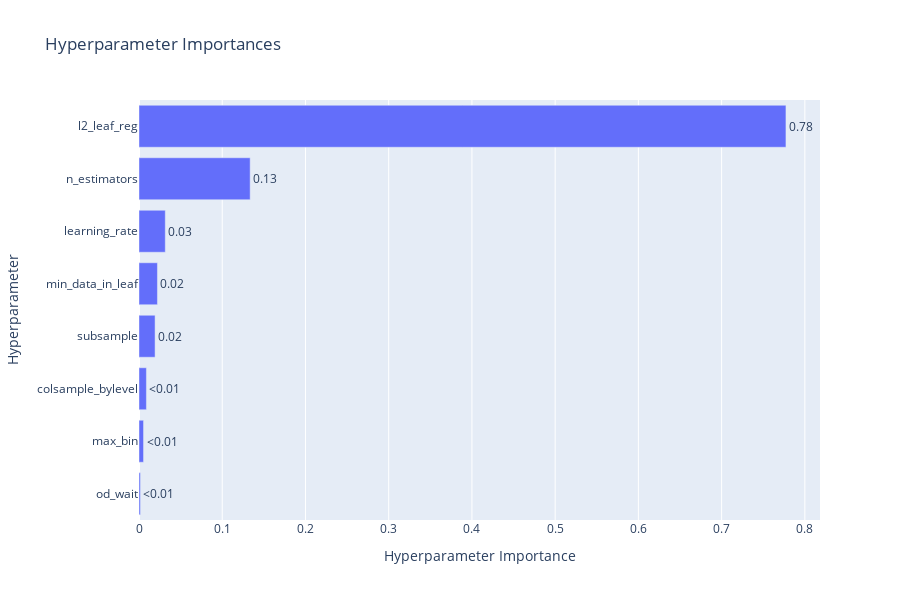

Notebook code for this chart:
### Markdown cell above
<img src = "../model scores/CatBoostRegressor/optimization_history_plot.png">

### Code cell
fig = optuna.visualization.plot_param_importances(study)
fig.update_layout(width=900,height=600)
fig.show()

### Figure 1 — Plotly figure (JSON) as saved in the notebook; plotly's stock layout.template omitted (floating-point values rounded to 4 significant figures)
{"data": [{"cliponaxis": false, "hovertemplate": ["od_wait (IntDistribution): 0.0017163300612140248<extra></extra>", "max_bin (IntDistribution): 0.005459234769612985<extra></extra>", "colsample_bylevel (FloatDistribution): 0.00891551405281396<extra></extra>", "subsample (FloatDistribution): 0.019317076854108585<extra></extra>", "min_data_in_leaf (IntDistribution): 0.022163387238086616<extra></extra>", "learning_rate (FloatDistribution): 0.03158183647796626<extra></extra>", "n_estimators (IntDistribution): 0.13355999058474266<extra></extra>", "l2_leaf_reg (FloatDistribution): 0.7772866299614549<extra></extra>"], "name": "Objective Value", "orientation": "h", "text": ["<0.01", "<0.01", "<0.01", "0.02", "0.02", "0.03", "0.13", "0.78"], "textposition": "outside", "type": "bar", "x": [0.001716, 0.005459, 0.008916, 0.01932, 0.02216, 0.03158, 0.1336, 0.7773], "y": ["od_wait", "max_bin", "colsample_bylevel", "subsample", "min_data_in_leaf", "learning_rate", "n_estimators", "l2_leaf_reg"]}], "layout": {"height": 600, "title": {"text": "Hyperparameter Importances"}, "width": 900, "xaxis": {"title": {"text": "Hyperparameter Importance"}}, "yaxis": {"title": {"text": "Hyperparameter"}}}}
